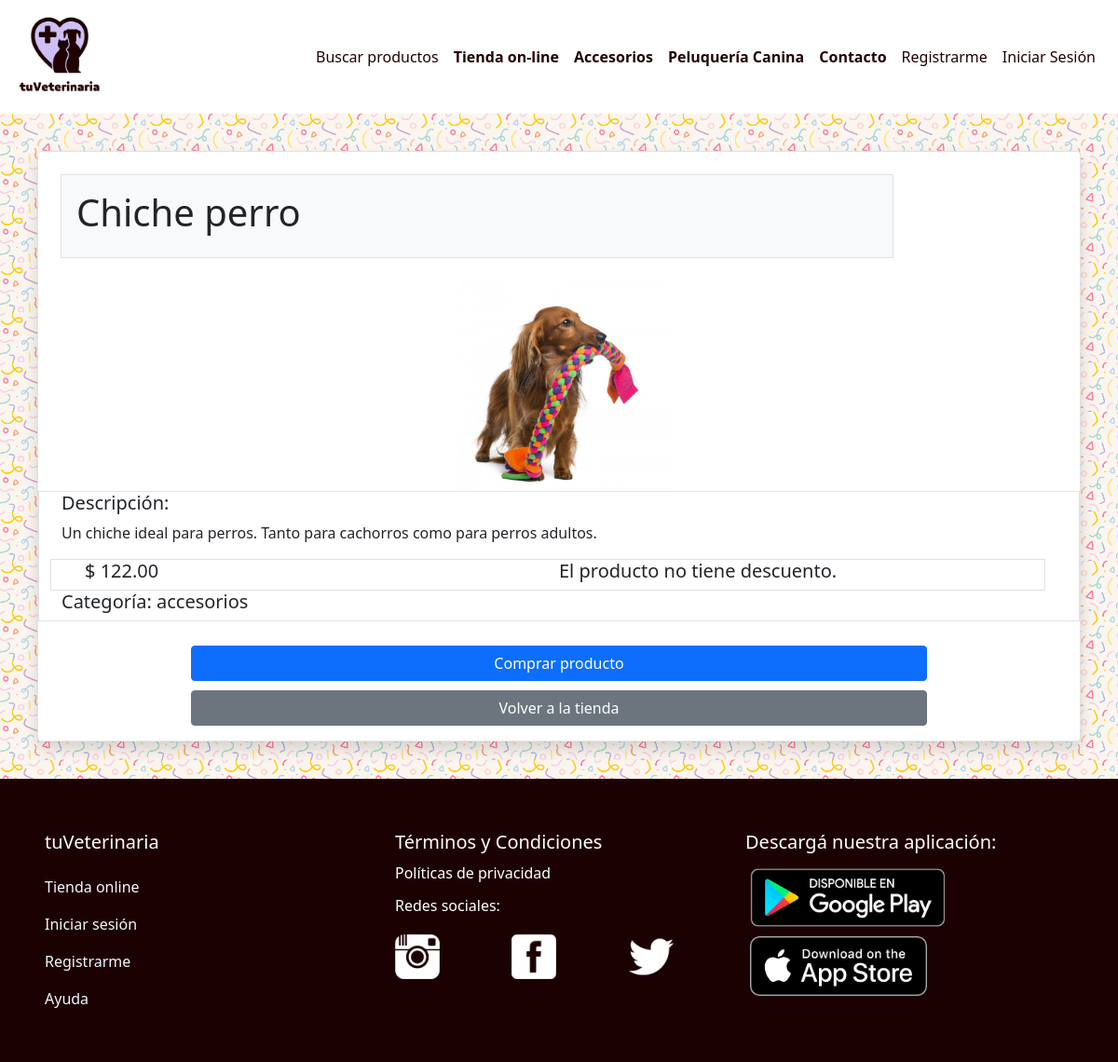
The app's page /tienda/1/ver/ with its own data.
### productos/models.py (models this page shows, shortened)
class Producto(models.Model):
    Borrador = 'Borrador'
    Publicado = 'Publicado'
    Retirado = 'Retirado'
    APROBACION_PRODUCTO = (
        (Borrador, 'Borrador'),
        (Publicado, 'Publicado'),
        (Retirado, 'Retirado'),
    )
    estado = models.CharField(max_length=10, choices=APROBACION_PRODUCTO, default='Borrador')
    producto = models.CharField(max_length=150)
    descripcion = RichTextUploadingField('descripcion', blank=True, null=True)
    fecha_publicacion = models.DateTimeField('Fecha de publicación')
    imagen = models.ImageField(upload_to="producto/%Y/%m/%d", blank=True, null=True)
    categoria = models.ForeignKey(
        Categoria, blank=False, null=True, on_delete=models.CASCADE
    )
    accesorios = models.BooleanField(default=False)
    stock = models.IntegerField(default=0)
    descripcion = models.TextField(default="")
    precio = models.DecimalField(max_digits=12, decimal_places=2, default=0.00)
    descuento = models.IntegerField(default=0)

class Categoria(models.Model):
    nombre = models.CharField(max_length=100, db_index=True)
    descripcion = models.CharField(max_length=250, db_index=True, default="descripcion")
    slug = models.SlugField(max_length=100, db_index=True)
    def __str__(self):
        return '%s' % self.nombre

### tienda/views.py (the view)
# urls.py: path('<int:producto_id>/ver/', views.ver_imagen, name="ver"),
def ver_imagen(request, producto_id):
    params = {}
    try:
        producto = Producto.objects.get(pk=producto_id)
    except Producto.DoesNotExist:
        raise Http404
    params["producto"] = producto
    return render(request, "tienda/verimagen.html", params)

### templates/tienda/verimagen.html
{% extends "layout.html" %}
{% load static %}
{% block tienda %}
<div class="container-fluid fondo-formulario p-4" style=" background-image:url({% static "img/patron1.jpg" %});" >
    <div class="card border border-radius shadow m-3">
        <div class="card-title border m-4 p-3 bg-light " style="width: 80%;" >
            <h1>{{producto.producto}}</h1>
          </div>
            <img src="/media/{{producto.imagen}}" class="mx-auto img-responsive" style="width: 15rem;">
            <div class="container border border-radius">
            <h5 class="card-title">Descripción:
            </h5>
            <p class="card-text"> {{producto.descripcion|safe}}</p>
            <div class="container  border border-radius row">
                <div class="col">
                    <h5 class="card-title">$ {{producto.precio}}</h5>
                </div>
                <div class="col">
                    {% if producto.descuento == 0 %}
                    <h5 class="card-title">El producto no tiene descuento.</h5>
                    {% else %}
                    <h5 class="card-title">Descuento: {{producto.descuento}}</h5>
                    {% endif %}
                 </div>
             </div>
            <h5 class="card-title">Categoría: {{producto.categoria}}   </h5>
          </div>
          <div class="container  w-md-50 w-75 my-3">
                <a href="{% url 'verimagenes' %}" class="btn w-100 btn-primary rounded" style="margin-top: 10px;">Comprar producto</a>
                <a href="{% url 'verimagenes' %}" class="btn w-100 btn-secondary rounded" style="margin-top: 10px;">Volver a la tienda</a>
            </div>
      </div>
</div>
{% endblock %}

### records on screen
Producto: producto "Chiche perro", imagen (picture), descripcion "Un chiche ideal para perros. Tanto para cachorros como para perros adultos.", precio "122.00", categoria "accesorios"
